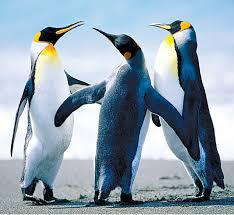
#> input picture ali.jpg, 234 x 215 px
$ python 'Convert RGB or gray image to blue green blue channel.py'
#> lines starting #> are read from the running program, lines starting #| are printed output that depends on the picture; after the words box and inside, x2 and y2 are one past the last pixel; in counts of white or black regions, pixels touching at a corner belong together
# -*- coding: utf-8 -*-
"""
Created on Sat Dec  3 11:29:45 2022

@author: Hp
"""

import cv2
import numpy as np


"""

img = cv2.imread("ali.jpg")
img = cv2.resize(img, (1280, 720))
cv2.imshow("Color Image", img)
cv2.waitKey(0)
cv2.destroyAllWindows()


# In[2]:
img.shape


# # Blue Image
# In[4]:

b, g, r = cv2.split(img)
zeros_ch = np.zeros(img.shape[0:2], dtype="uint8")
blue_img = cv2.merge([b, zeros_ch, zeros_ch])
cv2.imshow("Blue Image", blue_img)
cv2.waitKey(0)
cv2.destroyAllWindows()


# # Green Image
# In[5]:
green_img = cv2.merge([zeros_ch, g, zeros_ch])
cv2.imshow("Green Image", green_img)
cv2.waitKey(0)
cv2.destroyAllWindows()

# # Red Image
# In[6]:

red_img = cv2.merge([zeros_ch, zeros_ch, r])
cv2.imshow("Red Image", red_img)
cv2.waitKey(0)
cv2.destroyAllWindows()

# # Show Image using Index spliting and 4 image in One Window
# In[7]:

img = cv2.resize(img, (400,300))
red_array = np.zeros(img.shape, dtype="uint8")
red_array[:,:,2] = img[:,:,2]
green_array = np.zeros(img.shape, dtype="uint8")
green_array[:,:,1] = img[:,:,1]
blue_array = np.zeros(img.shape, dtype="uint8")
blue_array[:,:,0] = img[:,:,0]
ht1 = np.hstack((red_array, green_array))
ht2 = np.hstack((blue_array, img))
img_4 = np.vstack((ht1, ht2))

cv2.imshow("4 images", img_4)
cv2.waitKey(0)
cv2.destroyAllWindows()


"""
from matplotlib import pyplot as plt

img = cv2.imread("ali.jpg")
#> img is the input picture: shape (215, 234, 3); mean B, G, R 176.6, 162.4, 145

b , g , r = cv2.split(img)
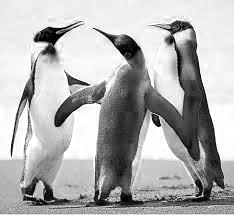
#> b: shape (215, 234); min 0, max 255, mean 176.6
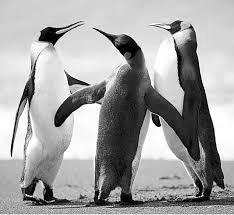
#> g: shape (215, 234); min 0, max 255, mean 162.4
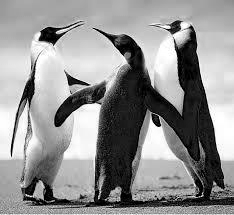
#> r: shape (215, 234); min 0, max 255, mean 145


#mean of image

zero_channel = np.zeros(img.shape[0:2] , dtype = "uint8")
blue_channel = cv2.merge([b , zero_channel , zero_channel])
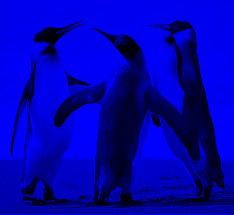
#> blue_channel: shape (215, 234, 3); mean of channels 0, 1, 2 176.6, 0, 0; drawn as B, G, R

new_img = np.zeros(img.shape[0:2] , dtype="float")

print("orignal image" , img.shape)
#| orignal image (215, 234, 3)
print("new image" , new_img.shape)
#| new image (215, 234)

for img_row in range(img.shape[0]):
    for img_col in range(img.shape[1]):

        pixel = img[img_row][img_col]

        mean = (pixel[0]+pixel[1]+pixel[2])//3
        new_img[img_row][img_col] = mean
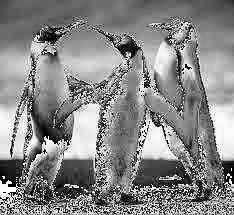
#> new_img: shape (215, 234) float64; min 0, max 85, mean 45.2; drawn with min black and max white


plt.imshow(new_img)
plt.show()
cv2.imshow("orignal image" , img)
cv2.imshow("blue channel image" , blue_channel)
cv2.imshow("3 channel mean image" , new_img)
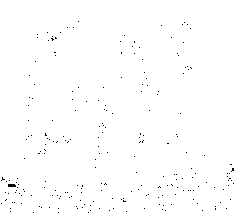
#> window '3 channel mean image': shape (215, 234); 99.4% white; black in thin lines or dots, all inside (x1, y1, x2, y2) = (1, 21, 234, 213)
cv2.waitKey(0)
cv2.destroyAllWindows()

$ run again, with saa.jpeg copied over ali.jpg
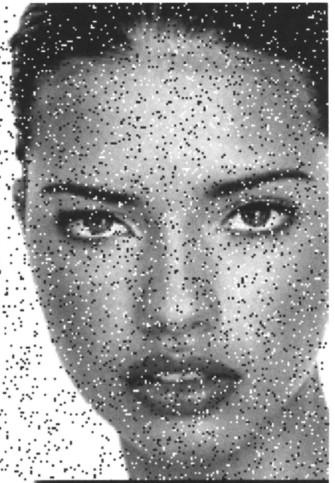
#> input picture saa.jpeg, 335 x 483 px
#> img is the input picture: shape (483, 335, 3); min 18, max 255, mean 150.9
#| orignal image (483, 335, 3)
#| new image (483, 335)
#> after the loop `for img_row in range(img.shape[0]):`:
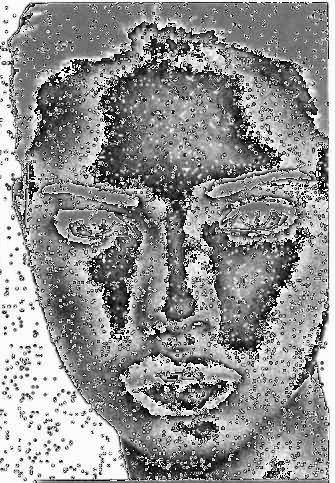
#> new_img: shape (483, 335) float64; min 0, max 85, mean 48.4; drawn with min black and max white
#> `cv2.imshow("3 channel mean image" , new_img)`:
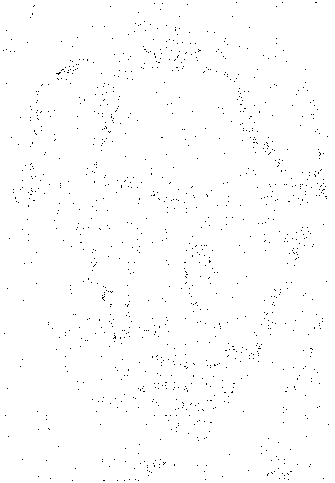
#> window '3 channel mean image': shape (483, 335); 99.2% white; black in thin lines or dots
